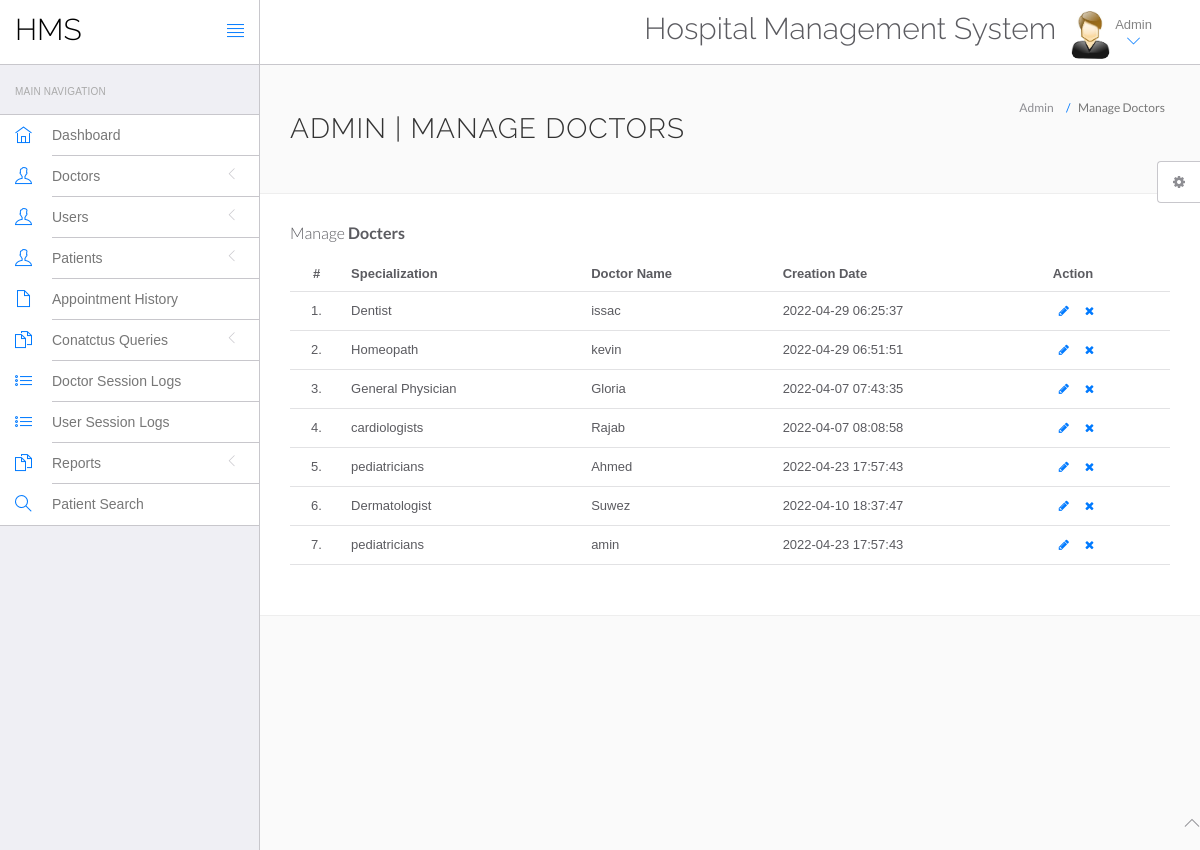
/hospital/hms/admin/manage-doctors.php (signed in), run on the app's committed database.
### tables this page shows
CREATE TABLE `doctors` (
  `id` int(11) NOT NULL,
  `specilization` varchar(255) DEFAULT NULL,
  `doctorName` varchar(255) DEFAULT NULL,
  `address` longtext DEFAULT NULL,
  `docFees` varchar(255) DEFAULT NULL,
  `contactno` bigint(11) DEFAULT NULL,
  `docEmail` varchar(255) DEFAULT NULL,
  `password` varchar(255) DEFAULT NULL,
  `creationDate` timestamp NULL DEFAULT current_timestamp(),
  `updationDate` timestamp NULL DEFAULT NULL ON UPDATE current_timestamp()
);

### hospital/hms/admin/manage-doctors.php (the view, shortened to what this page needs)
<?php
include('include/config.php');
?>
<!DOCTYPE html>
<html lang="en">
	<head>
		<link rel="stylesheet" href="vendor/bootstrap/css/bootstrap.min.css">
		<link rel="stylesheet" href="vendor/fontawesome/css/font-awesome.min.css">
		<link rel="stylesheet" href="vendor/themify-icons/themify-icons.min.css">
		<link href="vendor/animate.css/animate.min.css" rel="stylesheet" media="screen">
		<link href="vendor/perfect-scrollbar/perfect-scrollbar.min.css" rel="stylesheet" media="screen">
		<link href="vendor/switchery/switchery.min.css" rel="stylesheet" media="screen">
		<link href="vendor/bootstrap-touchspin/jquery.bootstrap-touchspin.min.css" rel="stylesheet" media="screen">
		<link href="vendor/select2/select2.min.css" rel="stylesheet" media="screen">
		<link href="vendor/bootstrap-datepicker/bootstrap-datepicker3.standalone.min.css" rel="stylesheet" media="screen">
		<link href="vendor/bootstrap-timepicker/bootstrap-timepicker.min.css" rel="stylesheet" media="screen">
		<link rel="stylesheet" href="assets/css/styles.css">
		<link rel="stylesheet" href="assets/css/plugins.css">
		<link rel="stylesheet" href="assets/css/themes/theme-1.css" id="skin_color" />
	</head>
	<body>
		<div id="app">
<?php include('include/sidebar.php');?>
			<div class="app-content">
						<?php include('include/header.php');?>
				<div class="main-content" >
					<div class="wrap-content container" id="container">
						<section id="page-title">
							<div class="row">
								<div class="col-sm-8">
									<h1 class="mainTitle">Admin | Manage Doctors</h1>
																	</div>
								<ol class="breadcrumb">
									<li>
										<span>Admin</span>
									</li>
									<li class="active">
										<span>Manage Doctors</span>
									</li>
								</ol>
							</div>
						</section>
						<div class="container-fluid container-fullw bg-white">
									<div class="row">
								<div class="col-md-12">
									<h5 class="over-title margin-bottom-15">Manage <span class="text-bold">Docters</span></h5>
									<table class="table table-hover" id="sample-table-1">
										<thead>
											<tr>
												<th class="center">#</th>
												<th>Specialization</th>
												<th class="hidden-xs">Doctor Name</th>
												<th>Creation Date </th>
												<th>Action</th>
											</tr>
										</thead>
										<tbody>
<?php
$sql=mysqli_query($con,"select * from doctors");
$cnt=1;
while($row=mysqli_fetch_array($sql))
{
?>
											<tr>
												<td class="center"><?php echo $cnt;?>.</td>
												<td class="hidden-xs"><?php echo $row['specilization'];?></td>
												<td><?php echo $row['doctorName'];?></td>
												<td><?php echo $row['creationDate'];?>
												</td>
												<td >
												<div class="visible-md visible-lg hidden-sm hidden-xs">
							<a href="edit-doctor.php?id=<?php echo $row['id'];?>" class="btn btn-transparent btn-xs" tooltip-placement="top" tooltip="Edit"><i class="fa fa-pencil"></i></a>
	<a href="manage-doctors.php?id=<?php echo $row['id']?>&del=delete" onClick="return confirm('Are you sure you want to delete?')"class="btn btn-transparent btn-xs tooltips" tooltip-placement="top" tooltip="Remove"><i class="fa fa-times fa fa-white"></i></a>
												</div>
												</td>
											</tr>
											<?php
$cnt=$cnt+1;
											 }?>
										</tbody>
									</table>
								</div>
							</div>
								</div>
							</div>
						</div>
					</div>
				</div>
	<?php include('include/footer.php');?>
	<?php include('include/setting.php');?>
	</body>
</html>

### hospital/hms/admin/assets/css/themes/theme-1.css (style rules this page uses)
body { background: #FAFAFA; }

### data on the page
doctors: specilization "Dentist", doctorName "issac", creationDate "2022-04-29 06:25:37"
doctors: specilization "Homeopath", doctorName "kevin", creationDate "2022-04-29 06:51:51"
doctors: specilization "General Physician", doctorName "Gloria", creationDate "2022-04-07 07:43:35"
doctors: specilization "cardiologists", doctorName "Rajab", creationDate "2022-04-07 08:08:58"
doctors: specilization "pediatricians", doctorName "Ahmed", creationDate "2022-04-23 17:57:43"
doctors: specilization "Dermatologist", doctorName "Suwez", creationDate "2022-04-10 18:37:47"
doctors: specilization "pediatricians", doctorName "amin", creationDate "2022-04-23 17:57:43"
